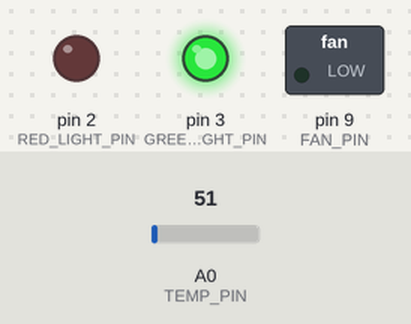
This sketch was run on a simulated Arduino Nano, built with avr-gcc and run on an emulated ATmega328P. Shown: switched loads named in the sketch (green lamp = pin HIGH), output pins drawn as LEDs (lit = HIGH). The inputs (shaded band) are chosen by the test bench; at power-on: A0 (TEMP_PIN) = 51.

Above: at 1.2 s.
1.3 s: A0 (TEMP_PIN) set to 63
At 1.8 s:
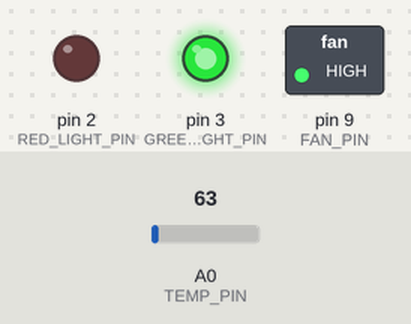
2.8 s: A0 (TEMP_PIN) set to 30
At 4.0 s:
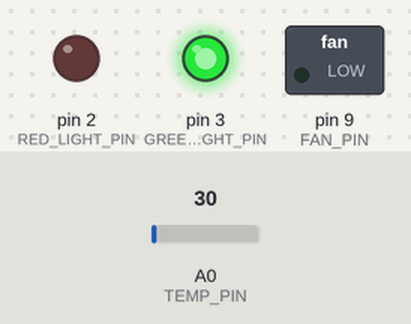
4.3 s: A0 (TEMP_PIN) set to 61
At 5.3 s:
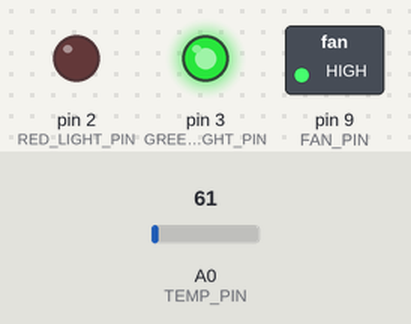
Timing chart, 0 to 7.3 s (numbered marks = the images above; inputs shaded):
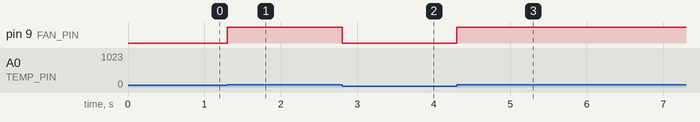

The sketch:

fanProject.ino
```cpp
enum Phase {
  PHASE_OFF = 0,
  PHASE_ON = 1
};

enum FanState{
  FAN_ON = 1,
  FAN_OFF = 0
};

unsigned long int phase_start;
Phase current_phase;
FanState fan_state;
bool debug = false;

const unsigned long int MAX_TIME_ON = 1000UL * 60UL * 30UL; //30 min
const unsigned long int MAX_TIME_OFF = 1000UL * 60UL * 60UL; //60 min

const float V_REF = 5.19; //Nano supply V
const float ON_TEMP = 30.0; //Celsius, 86.0F
const float OFF_TEMP = 26.0; //Celsius
//PINS
const int GREEN_LIGHT_PIN = 3; //D3 output
const int RED_LIGHT_PIN = 2; //D2 output
const int FAN_PIN = 9; //D9 output
const int TEMP_PIN = A0; //A0 input
//--------------------MAIN------------------------//
void setup() {
  Serial.begin(9600);
  phase_start = millis(); //gets current time directly instead of a variable
  current_phase = PHASE_ON;
  fan_state = FAN_OFF; //Started off as a safety feature
  pinMode(GREEN_LIGHT_PIN, OUTPUT);
  pinMode(RED_LIGHT_PIN, OUTPUT);
  pinMode(FAN_PIN, OUTPUT);

  digitalWrite(FAN_PIN, LOW);
  digitalWrite(GREEN_LIGHT_PIN, HIGH);
  digitalWrite(RED_LIGHT_PIN, LOW);
}

void loop() {
  // DEBUG: force fan on
  if (debug) {
    digitalWrite(FAN_PIN, HIGH);
    return;
  }

  unsigned long int current_time = millis();
  unsigned long int time_elapsed = current_time - phase_start;

  // Handle current_phase by calculating if elapsed time is over the MAX_TIME
  if (time_elapsed >= MAX_TIME_ON && current_phase == PHASE_ON) {//If ON phase and we go over ON MAX TIME, switch to OFF
    phase_start = current_time;
    current_phase = PHASE_OFF;
  }
  else if (time_elapsed >= MAX_TIME_OFF && current_phase == PHASE_OFF) {//If OFF phase and we go over OFF MAX TIME, switch to ON
    phase_start = current_time;
    current_phase = PHASE_ON;
  }

  //Reads temperature sensor and converts raw mV to degree Celsius (10mV/C)
  int rawReading = analogRead(TEMP_PIN);
  float voltage = rawReading * V_REF / 1023.0;
  float tempC = voltage * 100.0;

  //Handles fan_state based on current state and turns fan on when above ON_TEMP
  if (current_phase == PHASE_OFF) {
    fan_state = FAN_OFF;
  }
  else {
    if (fan_state == FAN_OFF && tempC >= ON_TEMP) {
      fan_state = FAN_ON;
    }
    else if (fan_state == FAN_ON && tempC <= OFF_TEMP) {
      fan_state = FAN_OFF;
    }
  }

  //Handles visual represention of current_phase with LEDs
  if (current_phase == PHASE_ON) {
    digitalWrite(GREEN_LIGHT_PIN, HIGH);
    digitalWrite(RED_LIGHT_PIN, LOW);
  }
  else {
    digitalWrite(GREEN_LIGHT_PIN, LOW);
    digitalWrite(RED_LIGHT_PIN, HIGH);
  }

  //Handles MOSFET GATE
  if (fan_state == FAN_ON) {
    digitalWrite(FAN_PIN, HIGH);
  }
  else {
    digitalWrite(FAN_PIN, LOW);
  }
}
```

Measured:
- the behaviour switches between 59 and 60 on A0 (TEMP_PIN) (found by bisection; images 0 and 1)
- after the input at 1.3 s, pin 9 (FAN_PIN): LOW → HIGH at once
- after the input at 2.8 s, pin 9 (FAN_PIN): HIGH → LOW at once
- after the input at 4.3 s, pin 9 (FAN_PIN): LOW → HIGH at once
